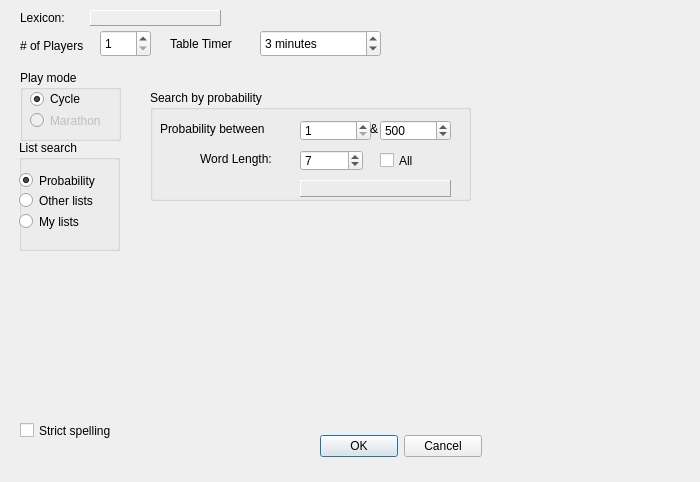
<?xml version="1.0" encoding="UTF-8"?>
<ui version="4.0">
 <class>tableCreateForm</class>
 <widget class="QDialog" name="tableCreateForm">
  <property name="geometry">
   <rect>
    <x>0</x>
    <y>0</y>
    <width>700</width>
    <height>482</height>
   </rect>
  </property>
  <property name="minimumSize">
   <size>
    <width>200</width>
    <height>0</height>
   </size>
  </property>
  <property name="maximumSize">
   <size>
    <width>1000</width>
    <height>500</height>
   </size>
  </property>
  <property name="windowTitle">
   <string>Create Table</string>
  </property>
  <property name="accessibleDescription">
   <string/>
  </property>
  <property name="styleSheet">
   <string notr="true"/>
  </property>
  <widget class="QSpinBox" name="playersSpinBox">
   <property name="geometry">
    <rect>
     <x>100</x>
     <y>30</y>
     <width>51</width>
     <height>27</height>
    </rect>
   </property>
   <property name="focusPolicy">
    <enum>Qt::NoFocus</enum>
   </property>
   <property name="minimum">
    <number>1</number>
   </property>
   <property name="maximum">
    <number>8</number>
   </property>
  </widget>
  <widget class="QLabel" name="label">
   <property name="geometry">
    <rect>
     <x>20</x>
     <y>35</y>
     <width>91</width>
     <height>21</height>
    </rect>
   </property>
   <property name="text">
    <string># of Players</string>
   </property>
  </widget>
  <widget class="QLabel" name="label_3">
   <property name="geometry">
    <rect>
     <x>170</x>
     <y>35</y>
     <width>91</width>
     <height>17</height>
    </rect>
   </property>
   <property name="text">
    <string>Table Timer</string>
   </property>
  </widget>
  <widget class="QDialogButtonBox" name="buttonBox">
   <property name="geometry">
    <rect>
     <x>320</x>
     <y>430</y>
     <width>162</width>
     <height>32</height>
    </rect>
   </property>
   <property name="focusPolicy">
    <enum>Qt::NoFocus</enum>
   </property>
   <property name="orientation">
    <enum>Qt::Horizontal</enum>
   </property>
   <property name="standardButtons">
    <set>QDialogButtonBox::Cancel|QDialogButtonBox::Ok</set>
   </property>
  </widget>
  <widget class="QSpinBox" name="timerSpinBox">
   <property name="geometry">
    <rect>
     <x>260</x>
     <y>30</y>
     <width>121</width>
     <height>27</height>
    </rect>
   </property>
   <property name="focusPolicy">
    <enum>Qt::NoFocus</enum>
   </property>
   <property name="styleSheet">
    <string notr="true"/>
   </property>
   <property name="specialValueText">
    <string/>
   </property>
   <property name="suffix">
    <string> minutes</string>
   </property>
   <property name="minimum">
    <number>1</number>
   </property>
   <property name="maximum">
    <number>60</number>
   </property>
   <property name="value">
    <number>3</number>
   </property>
  </widget>
  <widget class="QLabel" name="label_5">
   <property name="geometry">
    <rect>
     <x>20</x>
     <y>10</y>
     <width>61</width>
     <height>16</height>
    </rect>
   </property>
   <property name="text">
    <string>Lexicon:</string>
   </property>
  </widget>
  <widget class="QLabel" name="labelLexiconName">
   <property name="geometry">
    <rect>
     <x>90</x>
     <y>10</y>
     <width>131</width>
     <height>16</height>
    </rect>
   </property>
   <property name="frameShape">
    <enum>QFrame::Panel</enum>
   </property>
   <property name="frameShadow">
    <enum>QFrame::Raised</enum>
   </property>
   <property name="text">
    <string/>
   </property>
  </widget>
  <widget class="QGroupBox" name="groupBox">
   <property name="geometry">
    <rect>
     <x>20</x>
     <y>70</y>
     <width>101</width>
     <height>71</height>
    </rect>
   </property>
   <property name="styleSheet">
    <string notr="true"/>
   </property>
   <property name="title">
    <string>Play mode</string>
   </property>
   <widget class="QRadioButton" name="cycleRbo">
    <property name="geometry">
     <rect>
      <x>10</x>
      <y>20</y>
      <width>83</width>
      <height>18</height>
     </rect>
    </property>
    <property name="text">
     <string>Cycle</string>
    </property>
    <property name="checked">
     <bool>true</bool>
    </property>
   </widget>
   <widget class="QRadioButton" name="endlessRbo">
    <property name="enabled">
     <bool>false</bool>
    </property>
    <property name="geometry">
     <rect>
      <x>10</x>
      <y>40</y>
      <width>101</width>
      <height>21</height>
     </rect>
    </property>
    <property name="text">
     <string>Marathon</string>
    </property>
    <property name="checkable">
     <bool>true</bool>
    </property>
   </widget>
  </widget>
  <widget class="QGroupBox" name="groupBox_2">
   <property name="geometry">
    <rect>
     <x>19</x>
     <y>140</y>
     <width>101</width>
     <height>111</height>
    </rect>
   </property>
   <property name="title">
    <string>List search</string>
   </property>
   <widget class="QRadioButton" name="radioButtonProbability">
    <property name="geometry">
     <rect>
      <x>0</x>
      <y>30</y>
      <width>101</width>
      <height>21</height>
     </rect>
    </property>
    <property name="text">
     <string>Probability</string>
    </property>
    <property name="checked">
     <bool>true</bool>
    </property>
   </widget>
   <widget class="QRadioButton" name="radioButtonOtherLists">
    <property name="geometry">
     <rect>
      <x>0</x>
      <y>50</y>
      <width>101</width>
      <height>21</height>
     </rect>
    </property>
    <property name="text">
     <string>Other lists</string>
    </property>
   </widget>
   <widget class="QRadioButton" name="radioButtonMyLists">
    <property name="geometry">
     <rect>
      <x>0</x>
      <y>70</y>
      <width>108</width>
      <height>23</height>
     </rect>
    </property>
    <property name="text">
     <string>My lists</string>
    </property>
   </widget>
  </widget>
  <widget class="QCheckBox" name="checkBoxStrictSpelling">
   <property name="geometry">
    <rect>
     <x>20</x>
     <y>420</y>
     <width>121</width>
     <height>21</height>
    </rect>
   </property>
   <property name="text">
    <string>Strict spelling</string>
   </property>
  </widget>
  <widget class="QStackedWidget" name="stackedWidget">
   <property name="geometry">
    <rect>
     <x>140</x>
     <y>70</y>
     <width>541</width>
     <height>341</height>
    </rect>
   </property>
   <property name="currentIndex">
    <number>0</number>
   </property>
   <widget class="QWidget" name="page">
    <widget class="QGroupBox" name="groupBoxProbability">
     <property name="geometry">
      <rect>
       <x>10</x>
       <y>20</y>
       <width>321</width>
       <height>111</height>
      </rect>
     </property>
     <property name="title">
      <string>Search by probability</string>
     </property>
     <property name="checkable">
      <bool>false</bool>
     </property>
     <widget class="QSpinBox" name="spinBoxProb2">
      <property name="geometry">
       <rect>
        <x>230</x>
        <y>30</y>
        <width>71</width>
        <height>21</height>
       </rect>
      </property>
      <property name="minimum">
       <number>1</number>
      </property>
      <property name="maximum">
       <number>99999</number>
      </property>
      <property name="singleStep">
       <number>500</number>
      </property>
      <property name="value">
       <number>500</number>
      </property>
     </widget>
     <widget class="QSpinBox" name="spinBoxWL">
      <property name="geometry">
       <rect>
        <x>150</x>
        <y>60</y>
        <width>63</width>
        <height>21</height>
       </rect>
      </property>
      <property name="minimum">
       <number>2</number>
      </property>
      <property name="maximum">
       <number>15</number>
      </property>
      <property name="value">
       <number>7</number>
      </property>
     </widget>
     <widget class="QSpinBox" name="spinBoxProb1">
      <property name="geometry">
       <rect>
        <x>150</x>
        <y>30</y>
        <width>71</width>
        <height>21</height>
       </rect>
      </property>
      <property name="minimum">
       <number>1</number>
      </property>
      <property name="maximum">
       <number>99999</number>
      </property>
      <property name="singleStep">
       <number>500</number>
      </property>
      <property name="value">
       <number>1</number>
      </property>
     </widget>
     <widget class="QLabel" name="label_4">
      <property name="geometry">
       <rect>
        <x>50</x>
        <y>60</y>
        <width>91</width>
        <height>17</height>
       </rect>
      </property>
      <property name="text">
       <string>Word Length:</string>
      </property>
     </widget>
     <widget class="QLabel" name="label_2">
      <property name="geometry">
       <rect>
        <x>220</x>
        <y>30</y>
        <width>21</width>
        <height>17</height>
       </rect>
      </property>
      <property name="text">
       <string>&amp;</string>
      </property>
     </widget>
     <widget class="QLabel" name="label_6">
      <property name="geometry">
       <rect>
        <x>10</x>
        <y>30</y>
        <width>131</width>
        <height>17</height>
       </rect>
      </property>
      <property name="text">
       <string>Probability between</string>
      </property>
     </widget>
     <widget class="QCheckBox" name="checkBoxAll">
      <property name="geometry">
       <rect>
        <x>230</x>
        <y>60</y>
        <width>87</width>
        <height>21</height>
       </rect>
      </property>
      <property name="whatsThis">
       <string/>
      </property>
      <property name="text">
       <string>All</string>
      </property>
     </widget>
     <widget class="QLabel" name="labelWordsPerWL">
      <property name="geometry">
       <rect>
        <x>150</x>
        <y>90</y>
        <width>151</width>
        <height>17</height>
       </rect>
      </property>
      <property name="frameShape">
       <enum>QFrame::Panel</enum>
      </property>
      <property name="frameShadow">
       <enum>QFrame::Raised</enum>
      </property>
      <property name="text">
       <string/>
      </property>
     </widget>
    </widget>
   </widget>
   <widget class="QWidget" name="page_2">
    <layout class="QGridLayout" name="gridLayout_2">
     <item row="0" column="0">
      <widget class="QGroupBox" name="groupBoxSpecialLists">
       <property name="enabled">
        <bool>false</bool>
       </property>
       <property name="title">
        <string>Other lists</string>
       </property>
       <property name="flat">
        <bool>false</bool>
       </property>
       <property name="checkable">
        <bool>false</bool>
       </property>
       <property name="checked">
        <bool>false</bool>
       </property>
       <layout class="QGridLayout" name="gridLayout">
        <item row="0" column="0">
         <widget class="QListWidget" name="listWidgetTopLevelList">
          <item>
           <property name="text">
            <string>A test list lol!1</string>
           </property>
          </item>
         </widget>
        </item>
       </layout>
      </widget>
     </item>
    </layout>
   </widget>
   <widget class="QWidget" name="page_3">
    <widget class="QTableWidget" name="tableWidgetMyLists">
     <property name="geometry">
      <rect>
       <x>10</x>
       <y>60</y>
       <width>521</width>
       <height>241</height>
      </rect>
     </property>
     <attribute name="horizontalHeaderShowSortIndicator" stdset="0">
      <bool>false</bool>
     </attribute>
     <column>
      <property name="text">
       <string>List name</string>
      </property>
     </column>
     <column>
      <property name="text">
       <string>Total Qs</string>
      </property>
     </column>
     <column>
      <property name="text">
       <string>Cur. Qs</string>
      </property>
     </column>
     <column>
      <property name="text">
       <string>1st missed Qs</string>
      </property>
     </column>
     <column>
      <property name="text">
       <string>Last saved</string>
      </property>
     </column>
    </widget>
    <widget class="QPushButton" name="pushButtonImportList">
     <property name="geometry">
      <rect>
       <x>10</x>
       <y>10</y>
       <width>90</width>
       <height>27</height>
      </rect>
     </property>
     <property name="toolTip">
      <string extracomment="Import a list of words or alphagrams, one per line"/>
     </property>
     <property name="text">
      <string>Import list</string>
     </property>
    </widget>
    <widget class="QPushButton" name="pushButtonDeleteList">
     <property name="geometry">
      <rect>
       <x>440</x>
       <y>10</y>
       <width>90</width>
       <height>27</height>
      </rect>
     </property>
     <property name="text">
      <string>Delete List</string>
     </property>
    </widget>
    <widget class="QRadioButton" name="radioButtonContinueListQuiz">
     <property name="geometry">
      <rect>
       <x>10</x>
       <y>320</y>
       <width>108</width>
       <height>23</height>
      </rect>
     </property>
     <property name="text">
      <string>Continue </string>
     </property>
     <property name="checked">
      <bool>true</bool>
     </property>
    </widget>
    <widget class="QRadioButton" name="radioButtonRestartListQuiz">
     <property name="geometry">
      <rect>
       <x>280</x>
       <y>320</y>
       <width>171</width>
       <height>23</height>
      </rect>
     </property>
     <property name="text">
      <string>Reset and Restart Quiz</string>
     </property>
    </widget>
    <widget class="QRadioButton" name="radioButtonQuizFirstMissed">
     <property name="geometry">
      <rect>
       <x>110</x>
       <y>320</y>
       <width>161</width>
       <height>23</height>
      </rect>
     </property>
     <property name="text">
      <string>Quiz on first-missed</string>
     </property>
    </widget>
    <widget class="QLabel" name="label_7">
     <property name="geometry">
      <rect>
       <x>10</x>
       <y>300</y>
       <width>461</width>
       <height>18</height>
      </rect>
     </property>
     <property name="text">
      <string>* indicates all words in this list have been quizzed on at least once.</string>
     </property>
    </widget>
   </widget>
  </widget>
 </widget>
 <tabstops>
  <tabstop>spinBoxProb1</tabstop>
  <tabstop>spinBoxProb2</tabstop>
  <tabstop>spinBoxWL</tabstop>
  <tabstop>checkBoxAll</tabstop>
  <tabstop>checkBoxStrictSpelling</tabstop>
  <tabstop>cycleRbo</tabstop>
  <tabstop>endlessRbo</tabstop>
  <tabstop>radioButtonProbability</tabstop>
  <tabstop>radioButtonOtherLists</tabstop>
  <tabstop>radioButtonMyLists</tabstop>
  <tabstop>listWidgetTopLevelList</tabstop>
  <tabstop>tableWidgetMyLists</tabstop>
  <tabstop>pushButtonImportList</tabstop>
  <tabstop>pushButtonDeleteList</tabstop>
  <tabstop>radioButtonContinueListQuiz</tabstop>
  <tabstop>radioButtonRestartListQuiz</tabstop>
  <tabstop>radioButtonQuizFirstMissed</tabstop>
 </tabstops>
 <resources/>
 <connections>
  <connection>
   <sender>buttonBox</sender>
   <signal>accepted()</signal>
   <receiver>tableCreateForm</receiver>
   <slot>accept()</slot>
   <hints>
    <hint type="sourcelabel">
     <x>388</x>
     <y>440</y>
    </hint>
    <hint type="destinationlabel">
     <x>96</x>
     <y>368</y>
    </hint>
   </hints>
  </connection>
  <connection>
   <sender>buttonBox</sender>
   <signal>rejected()</signal>
   <receiver>tableCreateForm</receiver>
   <slot>reject()</slot>
   <hints>
    <hint type="sourcelabel">
     <x>456</x>
     <y>440</y>
    </hint>
    <hint type="destinationlabel">
     <x>375</x>
     <y>368</y>
    </hint>
   </hints>
  </connection>
  <connection>
   <sender>radioButtonOtherLists</sender>
   <signal>toggled(bool)</signal>
   <receiver>groupBoxSpecialLists</receiver>
   <slot>setEnabled(bool)</slot>
   <hints>
    <hint type="sourcelabel">
     <x>35</x>
     <y>207</y>
    </hint>
    <hint type="destinationlabel">
     <x>153</x>
     <y>118</y>
    </hint>
   </hints>
  </connection>
 </connections>
</ui>
